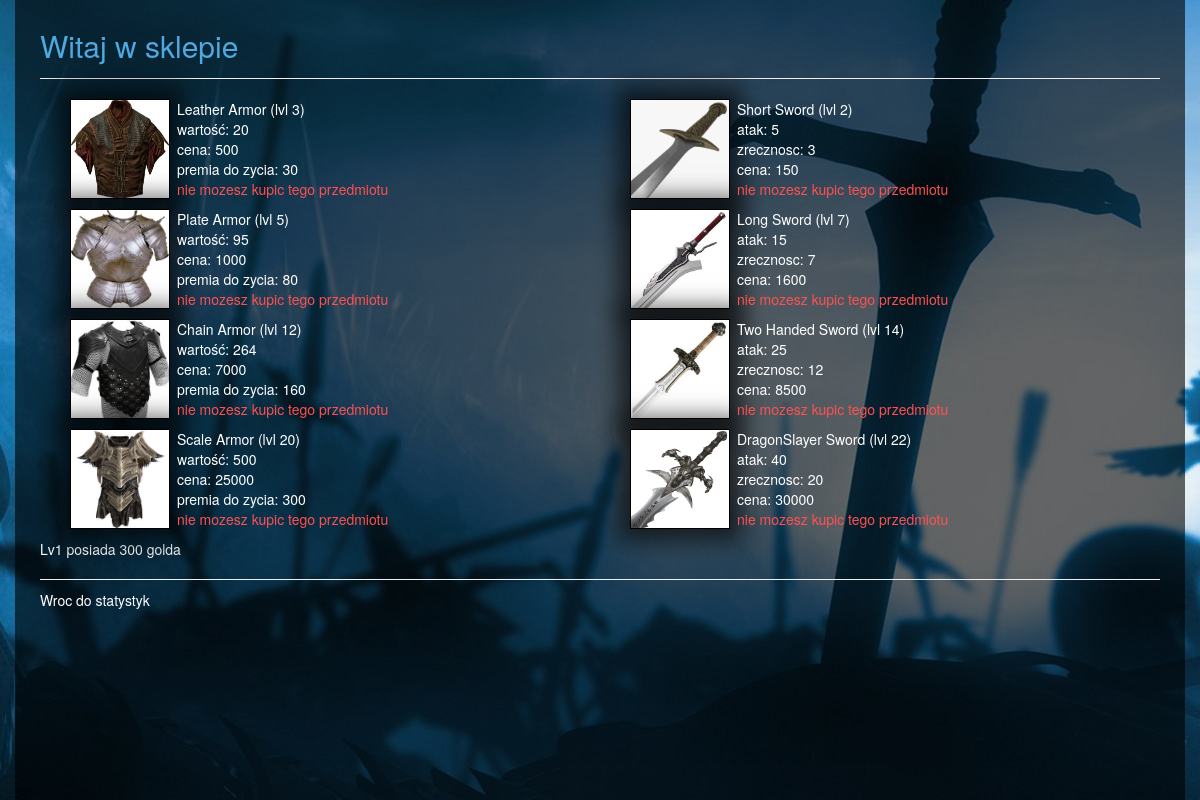
The app's page /player/1/shop/, older data.
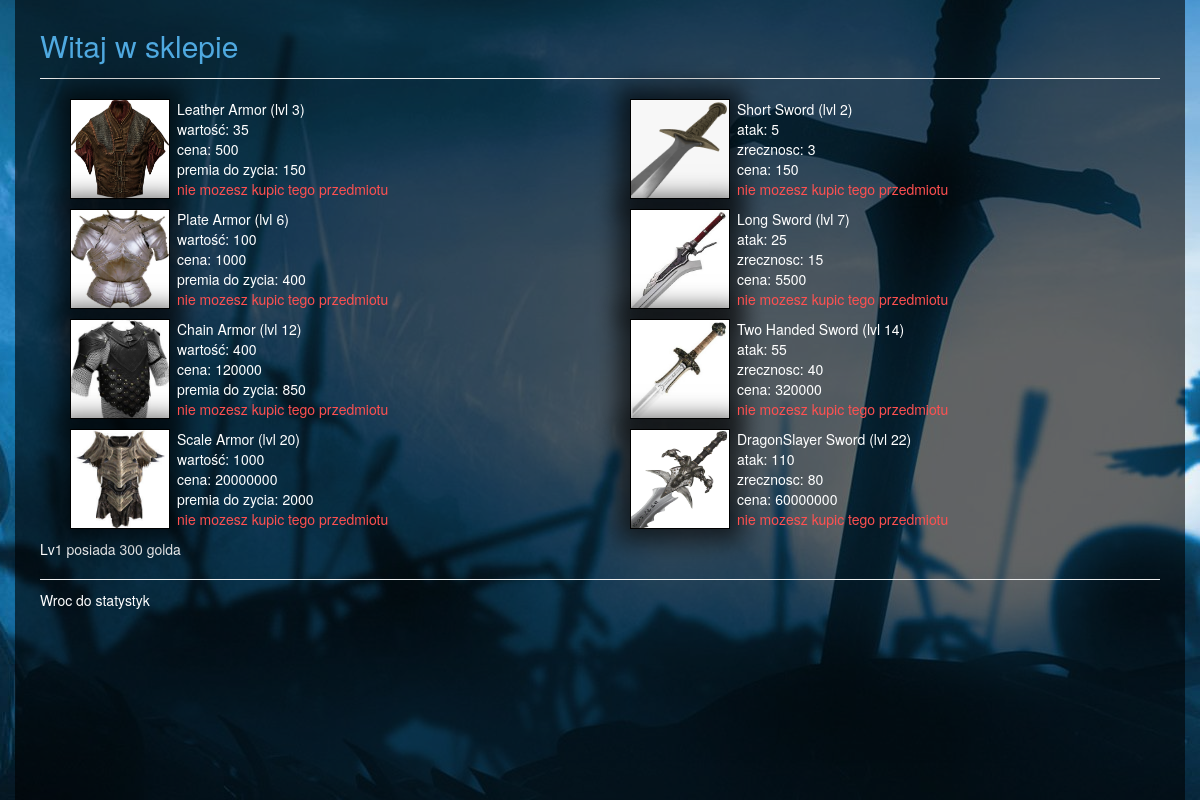
The same page, newer data.
### project/models.py (models this page shows, shortened)
class ArmorItem(models.Model):
    name = models.CharField(max_length=30)
    value = models.IntegerField()
    bonus_health = models.IntegerField()
    requiredlv = models.IntegerField()
    price = models.IntegerField()

class Weapon(models.Model):
    name = models.CharField(max_length=30)
    bonus_attack = models.IntegerField()
    bonus_agility = models.IntegerField()
    requiredlv = models.IntegerField()
    price = models.IntegerField()

class Player(models.Model):
    name = models.CharField(max_length=40)
    level = models.IntegerField()
    experience = models.IntegerField()
    requiredexp = models.IntegerField()
    strength = models.IntegerField()
    agility = models.IntegerField()
    maxhealth = models.IntegerField()
    health = models.IntegerField()
    attack = models.IntegerField()
    maxmana = models.IntegerField()
    mana = models.IntegerField()
    classname = models.ForeignKey(ClassName)
    armorid = models.ForeignKey(ArmorItem)
    bonus_attack = models.IntegerField()
    bonus_agility = models.IntegerField()
    bonus_health = models.IntegerField()
    isarmordamaged = models.BooleanField()
    gold = models.IntegerField()
    dot_damage = models.IntegerField()
    dot_rounds = models.IntegerField()
    small_elixir = models.IntegerField()
    medium_elixir = models.IntegerField()
    big_elixir = models.IntegerField()
    ultimate_elixir = models.IntegerField()

### project/views/shop.py (the view)
# urls.py: url(r'^player/(?P<p>[0-9]+)/shop/$', shop),
def shop(request, p):
    gamer = Player.objects.get(pk=p)
    return render(request, 'shop/shop_items.html', {
        'armor': ArmorItem.objects.exclude(pk=1),
        'weapon': Weapon.objects.all(),
        'p': gamer,
    })

### templates/shop/shop_items.html (shortened to what this page needs)
{% extends 'layout.html' %}
{% block content %}
    <div class="add_player_title">
        Witaj w sklepie
    </div>
    <hr/>
    <div id="this">
        {% include 'shop/buy.html'%}
    </div>
    <hr/>
    <a href="/player/{{p.id}}/">
        Wroc do statystyk
    </a>
{% endblock %}

### templates/layout.html (shortened to what this page needs)
{% load staticfiles %}
<html>
  <head>
    <link href="{% static 'css/bootstrap.css' %}"
          rel="stylesheet" media="screen">
    <link href="{% static 'css/site.css' %}"
          rel="stylesheet" media="screen">
  </head>
  <body>
  <div class="bg">
	<div class="container">
		<div class="row">
			<div class="bg_player" id="q">
    {% block content %}
    {% endblock %}
              </div>
          </div>
      </div>
    </div>
  </body>
</html>

### templates/shop/buy.html (shortened to what this page needs)
{% load staticfiles %}
  <div class="col-md-6">
        {% for item in armor %}
            <div class="shop">
                <div class="column_left">
                    <div class="armor_img">
                        {%if item.name  == "Leather Armor" %}
                            <img src="{% static 'css/content/armor1.jpg' %}" height="100%", width="100%">
                        {%elif item.name  == "Plate Armor"%}
                            <img src="{% static 'css/content/armor2.jpg' %}" height="100%", width="100%">
                        {%elif item.name  == "Chain Armor"%}
                            <img src="{% static 'css/content/armor3.jpg' %}" height="100%", width="100%">
                        {%else%}
                            <img src="{% static 'css/content/armor4.jpg' %}" height="100%", width="100%">
                        {%endif%}
                    </div>
                </div>
                <div class="armor_info">
                    {{ item.name }} (lvl {{item.requiredlv}})<br />
                    wartość: {{ item.value }}<br />
                    cena: {{ item.price}}<br />
                    premia do zycia: {{ item.bonus_health}}<br />
                    {% if p.armorid == item  %}
                        <div class="green">posiadasz ten przedmiot</div>
                    {% elif p.gold < item.price or p.level < item.requiredlv %}
                        <div class="red">nie mozesz kupic tego przedmiotu</div>
                    {% else %}
                        <button class ="btn btn_attack" onclick="Buy('{{item}}', {{item.price}})">Kup</button>
                    {% endif %}
                </div>
            </div>
        {% endfor %}
    </div>
    <div class="col-md-6">
        {% for item in weapon %}
            <div class="shop">
                <div class="column_left">
                    <div class="armor_img">
                        {%if item.name  == "Short Sword" %}
                            <img src="{% static 'css/content/sword1.jpg' %}" height="100%", width="100%">
                        {%elif item.name  == "Long Sword" %}
                            <img src="{% static 'css/content/sword2.jpg' %}" height="100%", width="100%">
                        {%elif item.name  == "Two Handed Sword" %}
                            <img src="{% static 'css/content/sword3.jpg' %}" height="100%", width="100%">
                        {%else%}
                            <img src="{% static 'css/content/sword4.jpg' %}" height="100%", width="100%">
                        {%endif%}
                    </div>
                </div>
                <div class="armor_info">
                    {{ item.name }} (lvl {{item.requiredlv}})<br />
                    atak: {{ item.bonus_attack }}<br />
                    zrecznosc: {{ item.bonus_agility }}<br />
                    cena: {{ item.price}}<br />
                    {% if p.bonus_attack == item.bonus_attack  %}
                        <div class="green">posiadasz ten przedmiot</div>
                    {% elif p.gold < item.price or p.level < item.requiredlv %}
                        <div class="red">nie mozesz kupic tego przedmiotu</div>
                    {% else %}
                        <button class ="btn btn_attack" onclick="Buy('{{item}}', {{item.price}})">Kup</button>
                    {% endif %}
                </div>
            </div>
        {% endfor %}
    </div>
    <p>
        {{p.name}} posiada {{p.gold}} golda
    </p>

### templates/static/css/site.css (style rules this page uses)
a { color: #fff; }
hr { margin: 10px 0px; }
.bg { width: 100%; height: 100%; background-image: url("content/bg.jpg"); background-repeat: no-repeat; background-attachment: fixed; background-position: center; }
.bg_player { color: #fff; background-color:rgba(0,0,0,0.6); padding: 25px; height: 100%; }
.add_player_title { font-size: 30px; color: #4FA9E0; }
.shop { margin: 10px; }
.armor_img { border: solid 1px #000; height: 100px; width: 100px; -webkit-box-shadow: 0px 0px 22px 12px rgba(0,0,0,0.63); -moz-box-shadow: 0px 0px 22px 12px rgba(0,0,0,0.63); box-shadow: 0px 0px 22px 12px rgba(0,0,0,0.63); margin-right: 7px; }
.armor_info { padding: 0px; }
.column_left { padding-left: 5px; float: left; }
.red { color: rgba(255, 80, 80, 1); }

Row changes from the older to the newer data that the page shows:
changed ArmorItem "Leather Armor": value "20" → "35"; bonus_health "30" → "150"
changed ArmorItem "Plate Armor": requiredlv "5" → "6"; value "95" → "100"; bonus_health "80" → "400"
changed ArmorItem "Chain Armor": value "264" → "400"; price "7000" → "120000"; bonus_health "160" → "850"
changed ArmorItem "Scale Armor": value "500" → "1000"; price "25000" → "20000000"; bonus_health "300" → "2000"
changed Weapon "Long Sword": bonus_attack "15" → "25"; bonus_agility "7" → "15"; price "1600" → "5500"
changed Weapon "Two Handed Sword": bonus_attack "25" → "55"; bonus_agility "12" → "40"; price "8500" → "320000"
changed Weapon "DragonSlayer Sword": bonus_attack "40" → "110"; bonus_agility "20" → "80"; price "30000" → "60000000"
